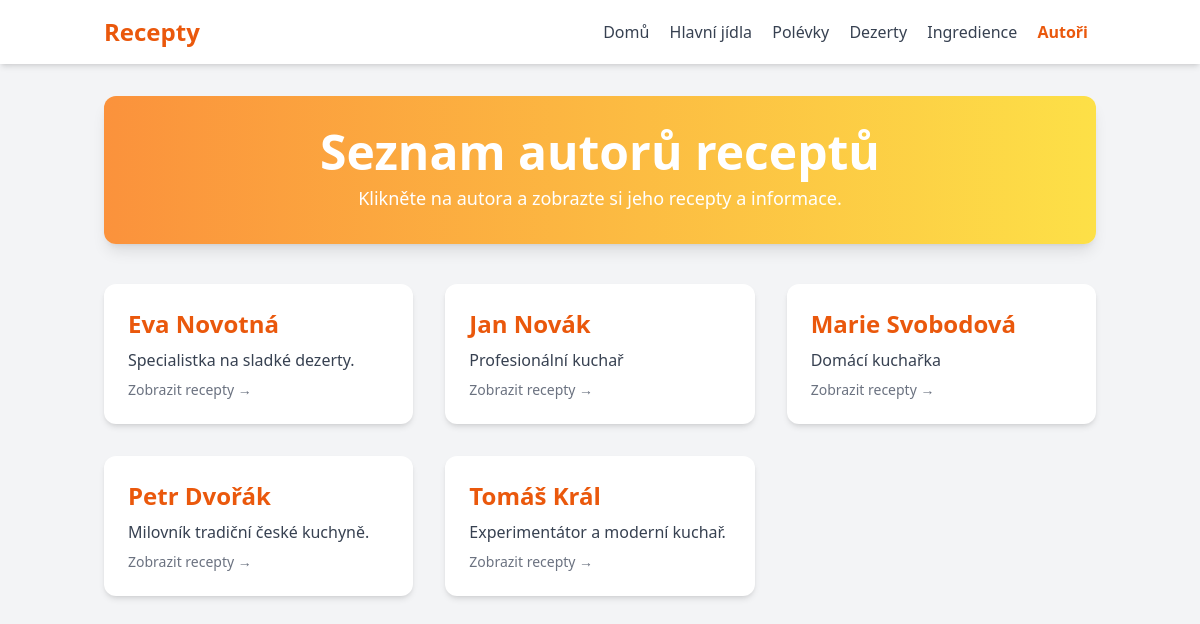
The app's page /autori/ with its own data.
### recepty/models.py (models this page shows, shortened)
class Kuchar(models.Model):
    jmeno = models.CharField(
        max_length=100,
        validators=[MinLengthValidator(3)],
        help_text="Jméno autora receptu"
    )
    bio = models.TextField(
        blank=True,
        help_text="Biografie autora"
    )
    class Meta:
        verbose_name = 'Kuchař'
        verbose_name_plural = 'Kuchaři'
        ordering = ['jmeno']

### recepty/views.py (the view)
# urls.py: path('autori/', views.seznam_autoru, name='seznam_autoru'),
def seznam_autoru(request):
    autori = Kuchar.objects.all()
    return render(request, 'recepty/seznam_autoru.html', {'autori': autori})

### recepty/templates/recepty/seznam_autoru.html (shortened to what this page needs)
<!DOCTYPE html>
<html lang="cs">
<head>
    <script src="https://cdn.tailwindcss.com"></script>
</head>
<body class="bg-gray-100 min-h-screen">
    <header class="bg-white shadow-md">
        <div class="container mx-auto px-4 py-4 flex flex-col md:flex-row items-center justify-between">
            <div class="text-2xl font-bold text-orange-600">Recepty</div>
            <nav class="mt-2 md:mt-0">
                <a href="/" class="text-gray-700 hover:text-orange-600 mx-2 transition">Domů</a>
                <a href="/hlavni-jidla/" class="text-gray-700 hover:text-orange-600 mx-2 transition">Hlavní jídla</a>
                <a href="/polevky/" class="text-gray-700 hover:text-orange-600 mx-2 transition">Polévky</a>
                <a href="/dezerty/" class="text-gray-700 hover:text-orange-600 mx-2 transition">Dezerty</a>
                <a href="/ingredience/" class="text-gray-700 hover:text-orange-600 mx-2 transition">Ingredience</a>
                <a href="/autori/" class="text-gray-700 hover:text-orange-600 mx-2 transition font-bold text-orange-600">Autoři</a>
            </nav>
        </div>
    </header>
    <main class="container mx-auto px-4 py-8">
        <div class="bg-gradient-to-r from-orange-400 to-yellow-300 rounded-xl shadow-lg mb-10 p-8 text-center">
            <h1 class="text-4xl md:text-5xl font-bold text-white mb-2">Seznam autorů receptů</h1>
            <p class="text-white text-lg">Klikněte na autora a zobrazte si jeho recepty a informace.</p>
        </div>
        <div class="grid gap-8 grid-cols-1 sm:grid-cols-2 lg:grid-cols-3">
            {% for autor in autori %}
            <a href="{% url 'detail_autora' autor.id %}" class="bg-white rounded-xl shadow-md p-6 flex flex-col hover:shadow-lg transition">
                <div class="text-2xl font-bold text-orange-600 mb-2">{{ autor.jmeno }}</div>
                <div class="text-gray-700 mb-2">{{ autor.bio }}</div>
                <span class="text-sm text-gray-500">Zobrazit recepty &rarr;</span>
            </a>
            {% endfor %}
        </div>
    </main>
</body>
</html>

### records on screen
Kuchar: jmeno "Eva Novotná", bio "Specialistka na sladké dezerty."
Kuchar: jmeno "Jan Novák", bio "Profesionální kuchař"
Kuchar: jmeno "Marie Svobodová", bio "Domácí kuchařka"
Kuchar: jmeno "Petr Dvořák", bio "Milovník tradiční české kuchyně."
Kuchar: jmeno "Tomáš Král", bio "Experimentátor a moderní kuchař."
